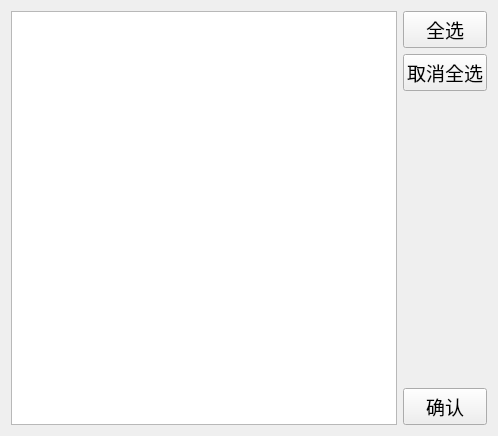
<?xml version="1.0" encoding="UTF-8"?>
<ui version="4.0">
 <class>ShareFile</class>
 <widget class="QWidget" name="ShareFile">
  <property name="geometry">
   <rect>
    <x>0</x>
    <y>0</y>
    <width>498</width>
    <height>436</height>
   </rect>
  </property>
  <property name="windowTitle">
   <string>Form</string>
  </property>
  <layout class="QGridLayout" name="gridLayout">
   <item row="0" column="0">
    <layout class="QHBoxLayout" name="horizontalLayout">
     <item>
      <widget class="QListWidget" name="friend_LW">
       <property name="selectionMode">
        <enum>QAbstractItemView::MultiSelection</enum>
       </property>
      </widget>
     </item>
     <item>
      <layout class="QVBoxLayout" name="verticalLayout">
       <item>
        <widget class="QPushButton" name="selectAll_PB">
         <property name="font">
          <font>
           <family>Agency FB</family>
           <pointsize>14</pointsize>
          </font>
         </property>
         <property name="text">
          <string>全选</string>
         </property>
        </widget>
       </item>
       <item>
        <widget class="QPushButton" name="cancelSelectAll_PB">
         <property name="font">
          <font>
           <family>Agency FB</family>
           <pointsize>14</pointsize>
          </font>
         </property>
         <property name="text">
          <string>取消全选</string>
         </property>
        </widget>
       </item>
       <item>
        <spacer name="verticalSpacer">
         <property name="orientation">
          <enum>Qt::Vertical</enum>
         </property>
         <property name="sizeHint" stdset="0">
          <size>
           <width>20</width>
           <height>40</height>
          </size>
         </property>
        </spacer>
       </item>
       <item>
        <widget class="QPushButton" name="ok_PB">
         <property name="font">
          <font>
           <family>Agency FB</family>
           <pointsize>14</pointsize>
          </font>
         </property>
         <property name="text">
          <string>确认</string>
         </property>
        </widget>
       </item>
      </layout>
     </item>
    </layout>
   </item>
  </layout>
 </widget>
 <resources/>
 <connections/>
</ui>
